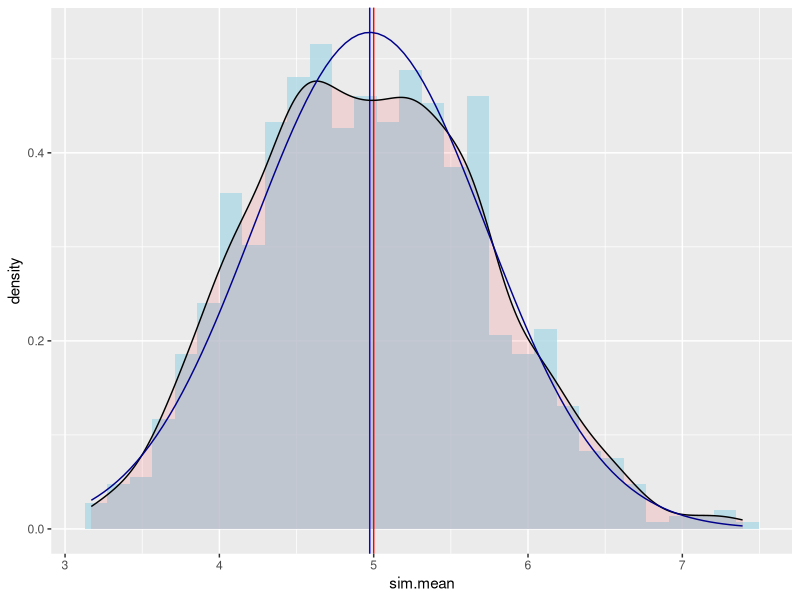

Recreate this plot in R.
## ---- chunk 1
# Setup and run the simulation
setwd('C:\\Users\\Ivan.Liuyanfeng\\Desktop\\Data_Mining_Work_Space\\Data-Science-Statistical-Inference\\project')
library(ggplot2)
lambda <- 0.2
n <- 40
itr <- 1000
set.seed(1234)
sim <- replicate(itr, rexp(n,lambda))
## ---- chunk 2
sim.mean <- sapply(1:itr, function(i) mean(sim[,i]))
# Calculated mean and theoretical mean
s1 <- data.frame('mean'=c(mean(sim.mean),1/lambda), row.names=c('calculated','theoretical'))
s1
## ---- chunk 3
sim.sd <- sd(as.vector(sim.mean))
sim.var <- var(as.vector(sim.mean))
theo.sd <- (1/lambda * 1/sqrt(n))
theo.var <- theo.sd ^ 2
# Calculated sd, var and theoretical sd, var
s2 <- data.frame('sd'=c(sim.sd, theo.sd), 'var'=c(sim.var,theo.var), row.names=c('calculated','theoretical'))
s2
## ---- chunk 4
# Density Plot
sim.mean <- as.data.frame(sim.mean)
g <- ggplot(sim.mean,aes(x=sim.mean))
g + geom_histogram(aes(y = ..density..),fill='lightblue',alpha=.8) + 
    geom_vline(data=s1, aes(xintercept=mean), color=c('blue','red')) + 
    geom_density(alpha=.1, fill='red') + 
    stat_function(fun=dnorm, args=list(mean=mean(sim.mean[,1]), sd=sim.sd),color = "darkblue")
## ---- chunk 5
coverage <- data.frame('Low'=NA,'High'=NA)
for(i in 1:itr){
    coverage[i,]<- mean(sim[,i])+c(-1.96,1.96)*sd(sim[,i])/sqrt(n)
    }
head(coverage,n=5)
Coverage <- nrow(coverage[which(coverage$Low < 5 & coverage$High > 5),])/itr
# Coverage of the confidence interval for 1/lambda is:
Coverage
